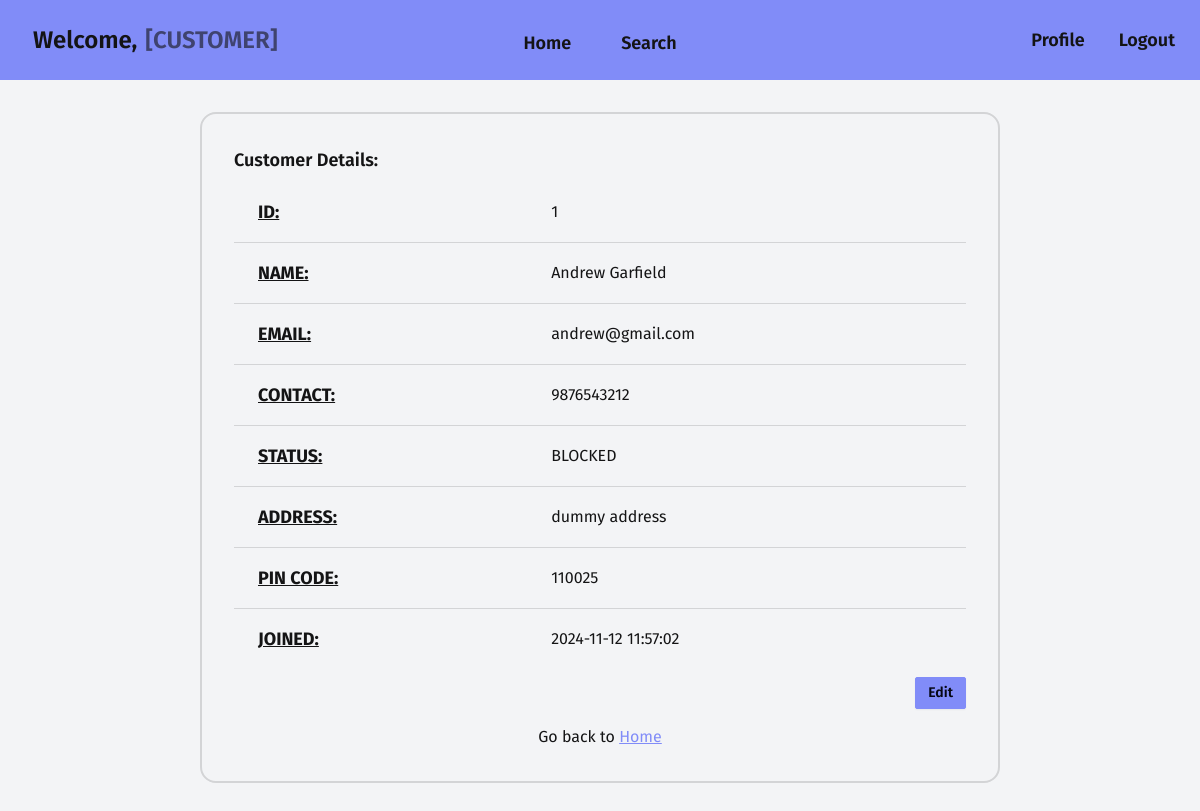
Screenshot of /customer/profile/1 with the database file from the repository.
### models.py (models this page shows, shortened)
class Customer(db.Model):
    __tablename__ = 'customer'
    id: Mapped[int] = mapped_column(
        Integer, primary_key=True, autoincrement="auto")
    user_id: Mapped[int] = mapped_column(ForeignKey("user.id"))
    user: Mapped["User"] = relationship(cascade="all,delete")
    contact: Mapped[str] = mapped_column(String(10), unique=True)
    address: Mapped[str] = mapped_column(Text)
    pincode: Mapped[str] = mapped_column(String(6))
    status: Mapped[str] = mapped_column(String, default="ACTIVE")
    service_requests: Mapped[List["ServiceRequest"]] = relationship(
        back_populates="customer", cascade="all,delete")
    created: Mapped[Optional[datetime]] = mapped_column(
        DateTime, server_default=func.now())
    updated: Mapped[Optional[datetime]] = mapped_column(
        DateTime, default=func.now(), onupdate=func.now())

class User(db.Model, UserMixin):
    __tablename__ = 'user'
    id: Mapped[int] = mapped_column(
        Integer, primary_key=True, autoincrement="auto")
    fullname: Mapped[str] = mapped_column(String(200))
    username: Mapped[str] = mapped_column(String(30), unique=True)
    email: Mapped[str] = mapped_column(String(200), unique=True)
    password: Mapped[str] = mapped_column(String(40))
    role: Mapped[str] = mapped_column(String(200))

### views.py (the view)
@app.route("/customer/profile/<cust_id>")
def customer_profile(cust_id):
    customer = get_with_id(Customer, cust_id)
    if not customer:
        return redirect(url_for("not_found"))
    return render_template("customer/profile.html", customer=customer)

### models.py (called while the page is built)
def get_with_id(model, pkid):
    sql = select(model).where(model.id == pkid)
    result = db.session.scalars(sql).first()
    return result

### templates/customer/profile.html (shortened to what this page needs)
{% extends "base/customer/loggedin.html" %}
{% block content %}
<section class="w-2/3 card card-bordered border-2">
    <div class="card-body">
        {% if customer %}
        <h2 class="card-title text-lg">Customer Details:</h2>
        <table class="table table-lg">
            <tbody>
                <tr>
                    <td class="text-lg font-bold underline">ID:</td>
                    <td>{{ customer.id }}</td>
                </tr>
                <tr>
                    <td class="text-lg font-bold underline">NAME:</td>
                    <td>{{ customer.user.fullname }}</td>
                </tr>
                <tr>
                    <td class="text-lg font-bold underline">EMAIL:</td>
                    <td>{{ customer.user.email }}</td>
                </tr>
                <tr>
                    <td class="text-lg font-bold underline">CONTACT:</td>
                    <td>{{ customer.contact }}</td>
                </tr>
                <tr>
                    <td class="text-lg font-bold underline">STATUS:</td>
                    <td>{{ customer.status }}</td>
                </tr>
                <tr>
                    <td class="text-lg font-bold underline">ADDRESS:</td>
                    <td>{{ customer.address }}</td>
                </tr>
                <tr>
                    <td class="text-lg font-bold underline">PIN CODE:</td>
                    <td>{{ customer.pincode }}</td>
                </tr>
                <tr>
                    <td class="text-lg font-bold underline">JOINED:</td>
                    <td>{{ customer.created }}</td>
                </tr>
            </tbody>
        </table>
        <div class="flex items-center justify-end gap-2">
            <a href="{{ url_for('customer_edit', cust_id=customer.id) }}">
                <button class="btn btn-sm btn-primary">Edit</button>
            </a>
        </div>
        {% else %}
        <p class="text-center text-lg font-bold">Requested customer not found</p>
        {% endif %}
        <p class="text-center pt-2">
            Go back to <a href="{{ url_for('customer_home', user_id=current_user.id) }}" class="link link-primary">Home</a>
        </p>
    </div>
</section>
{% endblock %}

### rows the page displays
Customer: id "1", contact "9876543212", status "BLOCKED", address "dummy address", pincode "110025", created "2024-11-12 11:57:02"
User: user.fullname "Andrew Garfield", user.email "andrew@gmail.com"
